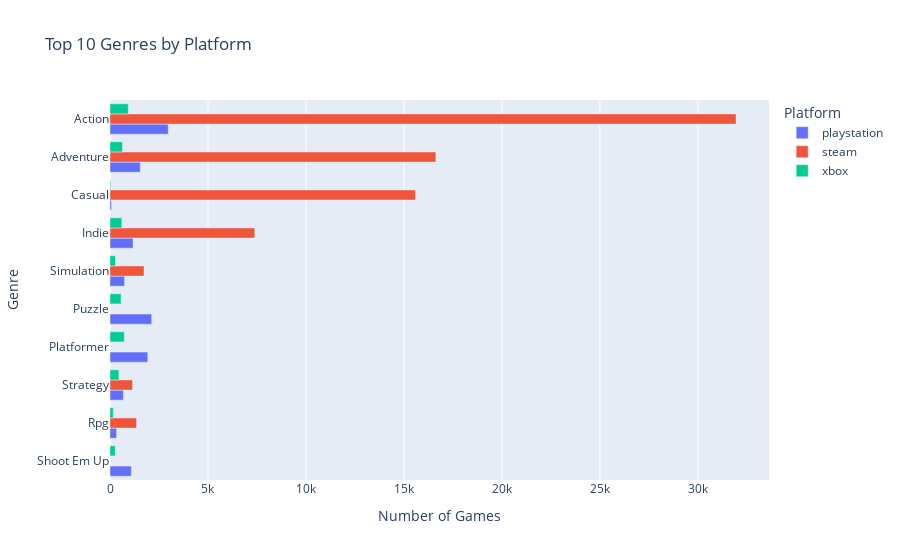

Here is the notebook cell this chart was saved with:
### Markdown cell above
####Interactive Version

### Code cell
fig_q3_interactive = px.bar(
    top_genres,
    x="count",
    y=display_genre_col,
    color="platform",
    orientation="h",
    title="Top 10 Genres by Platform",
    labels={
        "count": "Number of Games",
        display_genre_col: "Genre",
        "platform": "Platform"
    },
    barmode="group",        # grouped bars for each platform
    hover_data=["platform", "count"]
)

fig_q3_interactive.update_layout(
    yaxis=dict(categoryorder="total ascending"),  # keeps order by count
    legend_title_text="Platform"
)
fig_q3_interactive.show()

### Figure 1 — Plotly figure (JSON) as saved in the notebook; plotly's stock layout.template omitted (floating-point values rounded to 4 significant figures)
{"data": [{"alignmentgroup": "True", "customdata": [["playstation"], ["playstation"], ["playstation"], ["playstation"], ["playstation"], ["playstation"], ["playstation"], ["playstation"], ["playstation"], ["playstation"]], "hovertemplate": "Platform=%{customdata[0]}<br>Number of Games=%{x}<br>Genre=%{y}<extra></extra>", "legendgroup": "playstation", "marker": {"color": "#636efa", "pattern": {"shape": ""}}, "name": "playstation", "offsetgroup": "playstation", "orientation": "h", "showlegend": true, "textposition": "auto", "type": "bar", "x": [2972, 1546, 71, 1177, 1928, 2128, 337, 1088, 743, 683], "xaxis": "x", "y": ["Action", "Adventure", "Casual", "Indie", "Platformer", "Puzzle", "Rpg", "Shoot Em Up", "Simulation", "Strategy"], "yaxis": "y"}, {"alignmentgroup": "True", "customdata": [["steam"], ["steam"], ["steam"], ["steam"], ["steam"], ["steam"], ["steam"]], "hovertemplate": "Platform=%{customdata[0]}<br>Number of Games=%{x}<br>Genre=%{y}<extra></extra>", "legendgroup": "steam", "marker": {"color": "#EF553B", "pattern": {"shape": ""}}, "name": "steam", "offsetgroup": "steam", "orientation": "h", "showlegend": true, "textposition": "auto", "type": "bar", "x": [31945, 16627, 15590, 7385, 1357, 1736, 1149], "xaxis": "x", "y": ["Action", "Adventure", "Casual", "Indie", "Rpg", "Simulation", "Strategy"], "yaxis": "y"}, {"alignmentgroup": "True", "customdata": [["xbox"], ["xbox"], ["xbox"], ["xbox"], ["xbox"], ["xbox"], ["xbox"], ["xbox"], ["xbox"], ["xbox"]], "hovertemplate": "Platform=%{customdata[0]}<br>Number of Games=%{x}<br>Genre=%{y}<extra></extra>", "legendgroup": "xbox", "marker": {"color": "#00cc96", "pattern": {"shape": ""}}, "name": "xbox", "offsetgroup": "xbox", "orientation": "h", "showlegend": true, "textposition": "auto", "type": "bar", "x": [935, 634, 36, 603, 729, 566, 167, 266, 279, 453], "xaxis": "x", "y": ["Action", "Adventure", "Casual", "Indie", "Platformer", "Puzzle", "Rpg", "Shoot Em Up", "Simulation", "Strategy"], "yaxis": "y"}], "layout": {"barmode": "group", "legend": {"title": {"text": "Platform"}, "tracegroupgap": 0}, "title": {"text": "Top 10 Genres by Platform"}, "xaxis": {"anchor": "y", "domain": [0, 1], "title": {"text": "Number of Games"}}, "yaxis": {"anchor": "x", "categoryorder": "total ascending", "domain": [0, 1], "title": {"text": "Genre"}}}}
